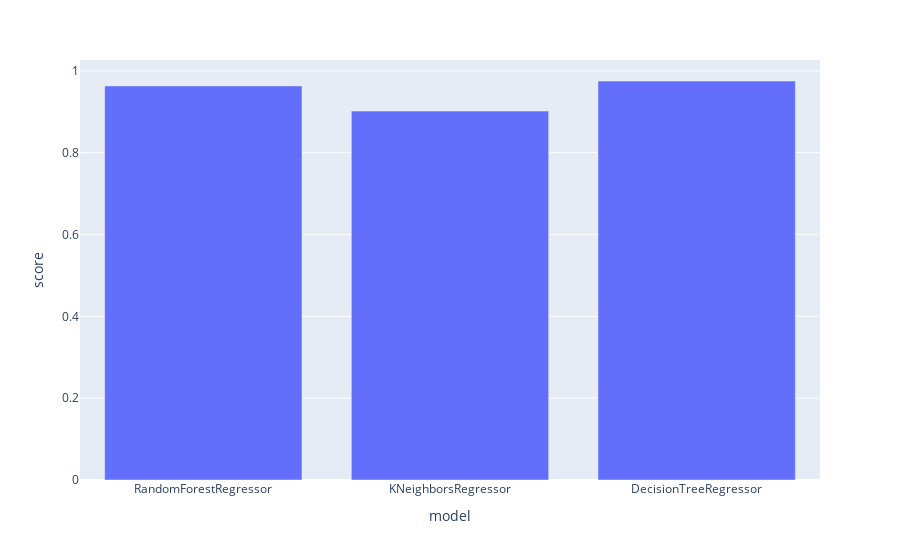

The code cell stored with this chart in its notebook:
### Code cell
import plotly.express as px
fig = px.bar(df, x='model', y='score')
fig.show()

### Figure 1 — Plotly figure (JSON) as saved in the notebook; plotly's stock layout.template omitted (floating-point values rounded to 4 significant figures)
{"data": [{"alignmentgroup": "True", "hovertemplate": "model=%{x}<br>score=%{y}<extra></extra>", "legendgroup": "", "marker": {"color": "#636efa", "pattern": {"shape": ""}}, "name": "", "offsetgroup": "", "orientation": "v", "showlegend": false, "textposition": "auto", "type": "bar", "x": ["RandomForestRegressor", "KNeighborsRegressor", "DecisionTreeRegressor"], "xaxis": "x", "y": [0.9633, 0.9017, 0.9753], "yaxis": "y"}], "layout": {"barmode": "relative", "legend": {"tracegroupgap": 0}, "margin": {"t": 60}, "xaxis": {"anchor": "y", "domain": [0, 1], "title": {"text": "model"}}, "yaxis": {"anchor": "x", "domain": [0, 1], "title": {"text": "score"}}}}
